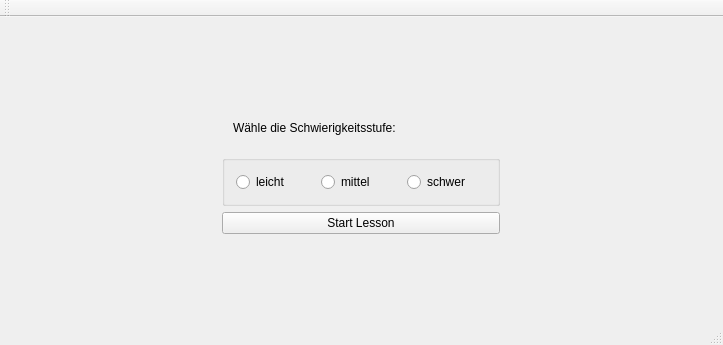
<?xml version="1.0" encoding="UTF-8"?>
<ui version="4.0">
 <class>MainWindow</class>
 <widget class="QMainWindow" name="MainWindow">
  <property name="geometry">
   <rect>
    <x>0</x>
    <y>0</y>
    <width>723</width>
    <height>345</height>
   </rect>
  </property>
  <property name="sizePolicy">
   <sizepolicy hsizetype="Expanding" vsizetype="Expanding">
    <horstretch>0</horstretch>
    <verstretch>0</verstretch>
   </sizepolicy>
  </property>
  <property name="windowTitle">
   <string>MainWindow</string>
  </property>
  <widget class="QWidget" name="centralWidget">
   <property name="sizePolicy">
    <sizepolicy hsizetype="MinimumExpanding" vsizetype="MinimumExpanding">
     <horstretch>0</horstretch>
     <verstretch>0</verstretch>
    </sizepolicy>
   </property>
   <layout class="QGridLayout" name="gridLayout">
    <item row="0" column="0">
     <widget class="QWidget" name="widget_2" native="true">
      <property name="maximumSize">
       <size>
        <width>300</width>
        <height>150</height>
       </size>
      </property>
      <layout class="QVBoxLayout" name="verticalLayout">
       <item>
        <widget class="QWidget" name="widget_3" native="true">
         <layout class="QHBoxLayout" name="horizontalLayout_2">
          <item>
           <widget class="QLabel" name="label">
            <property name="text">
             <string>Wähle die Schwierigkeitsstufe:</string>
            </property>
           </widget>
          </item>
         </layout>
        </widget>
       </item>
       <item>
        <widget class="QGroupBox" name="myGroupBox">
         <layout class="QHBoxLayout" name="horizontalLayout">
          <item>
           <widget class="QRadioButton" name="easy">
            <property name="text">
             <string>leicht</string>
            </property>
           </widget>
          </item>
          <item>
           <widget class="QRadioButton" name="medium">
            <property name="text">
             <string>mittel</string>
            </property>
           </widget>
          </item>
          <item>
           <widget class="QRadioButton" name="hard">
            <property name="text">
             <string>schwer</string>
            </property>
           </widget>
          </item>
         </layout>
        </widget>
       </item>
       <item>
        <widget class="QPushButton" name="startLessonButton">
         <property name="enabled">
          <bool>true</bool>
         </property>
         <property name="text">
          <string>Start Lesson</string>
         </property>
        </widget>
       </item>
      </layout>
     </widget>
    </item>
   </layout>
  </widget>
  <widget class="QMenuBar" name="menuBar">
   <property name="geometry">
    <rect>
     <x>0</x>
     <y>0</y>
     <width>723</width>
     <height>18</height>
    </rect>
   </property>
  </widget>
  <widget class="QToolBar" name="mainToolBar">
   <attribute name="toolBarArea">
    <enum>TopToolBarArea</enum>
   </attribute>
   <attribute name="toolBarBreak">
    <bool>false</bool>
   </attribute>
  </widget>
  <widget class="QStatusBar" name="statusBar"/>
 </widget>
 <layoutdefault spacing="6" margin="11"/>
 <resources/>
 <connections/>
</ui>
